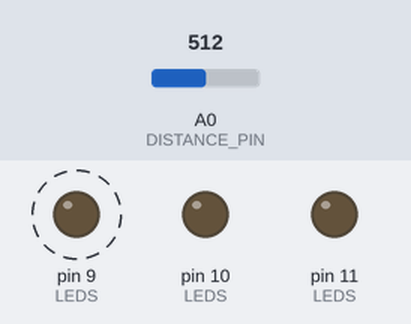
Recording of a sketch running on a simulated Arduino Uno, built with avr-gcc and run on an emulated ATmega328P. On the bench: output pins drawn as LEDs (lit = HIGH). Dashed ring = blinking. Inputs (shaded band) come from the test bench; at power-on: A0 (DISTANCE_PIN) = 512. Random numbers use the default seed unless the sketch sets one.

Above: at 5.71 s.
6.0 s: A0 (DISTANCE_PIN) set to 306
At 6.34 s:
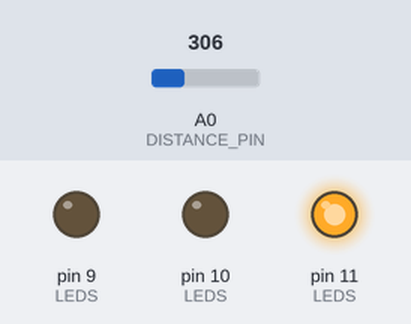
9.0 s: A0 (DISTANCE_PIN) set to 511
At 9.47 s:
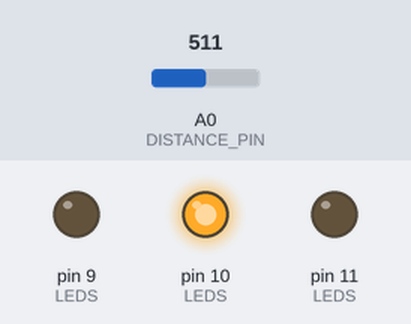
Timing chart, 0 to 9.5 s (numbered marks = the images above; inputs shaded):
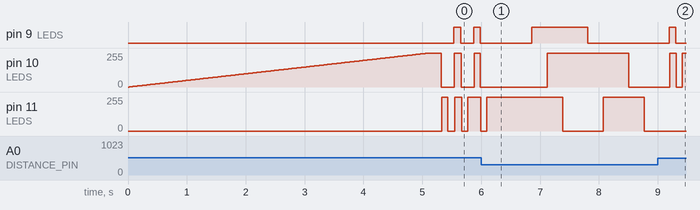

Measured:
- by itself, pin 10 (LEDS): ramps from 0/255 to 255/255 and jumps back, once every 0.33 s

The sketch:

xmas_tree.ino
```cpp
// (licence header left out)
const int NR_OF_LEDS = 3;
const int DISTANCE_PIN = 0;
int DIVIDER = 1;

struct led {
  int pin;
  bool on;
};

// Add more LEDs here, if needed.
led LEDS[] = {{9, false}, {10, false}, {11, false}};


void setup() {
  Serial.begin(9600);
  randomSeed(analogRead(0));
  for (int i = 0; i < NR_OF_LEDS; i++) {
    pinMode(LEDS[i].pin, OUTPUT);
  }
}


bool flip() {
  return (bool) random(2);
}


/** Check the distance from the sensor and modify the divider accordingly. */
void checkDistance() {
  int distance = analogRead(DISTANCE_PIN);
  DIVIDER = map(distance, 30, 600, 1, 25);
  if (DIVIDER < 1) {
    DIVIDER = 1;
  }
}


/** Turn a LED on or off. */
void switchLED(struct led* aled) {
  if (!flip()) {
    return;
  }
  int add = 1;
  int value = 0;
  if (aled->on) {
    add = -1;
    value = 255;
  }
  for (int i = 0; i < 256; i++) {
    analogWrite(aled->pin, value);
    value += add;
    delay(20/DIVIDER);
  }
  aled->on = !aled->on;
  checkDistance();
}


void loop() {
  for (int i = 0; i < NR_OF_LEDS; i++) {
    switchLED(&(LEDS[i]));
  }
  delay(2000/DIVIDER);
}
```
